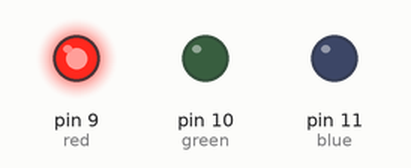
Bench run of a sketch on a simulated Arduino Uno, built with avr-gcc and run on an emulated ATmega328P. Shown: output pins drawn as LEDs (lit = HIGH).

Above: at 0.1 s.
At 5.1 s:
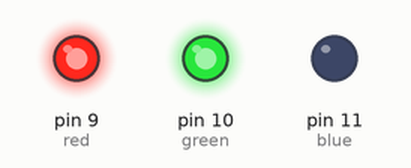
At 57.1 s:
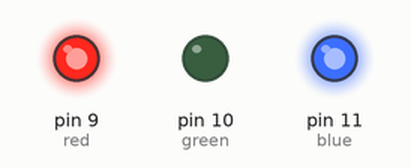
At 125.1 s:
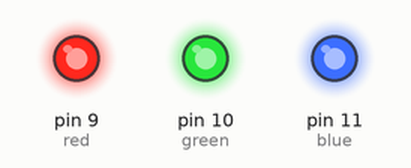
Timing chart, 0 to 126.6 s (numbered marks = the images above):
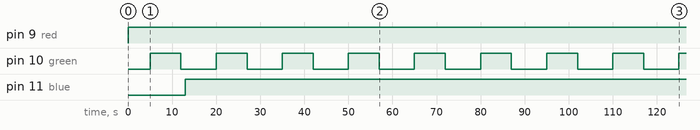

Measured:
- by itself, pin 9 (red): LOW → HIGH at 0.00 s
- by itself, pin 10 (green): alternates HIGH for 7.0 s and LOW for 8.0 s
- by itself, pin 11 (blue): LOW → HIGH at 13.0 s

The sketch:

sketch_mar26c.ino
```cpp
const int red = 9; // sets variable names to pin outs [read only]
const int green = 10;
const int blue = 11;

void setup() {
  // put your setup code here, to run once:
pinMode(red, OUTPUT);
pinMode(green, OUTPUT);
pinMode(blue, OUTPUT);

}

void loop() {
  // put your main code here, to run repeatedly:
analogWrite(red, 255); //red
delay(5000);
analogWrite(green, 255); //green
delay(7000);
analogWrite(green, 0); //green off
delay(1000);
analogWrite(blue, 255); //blue & red on
delay(2000);
}
```
